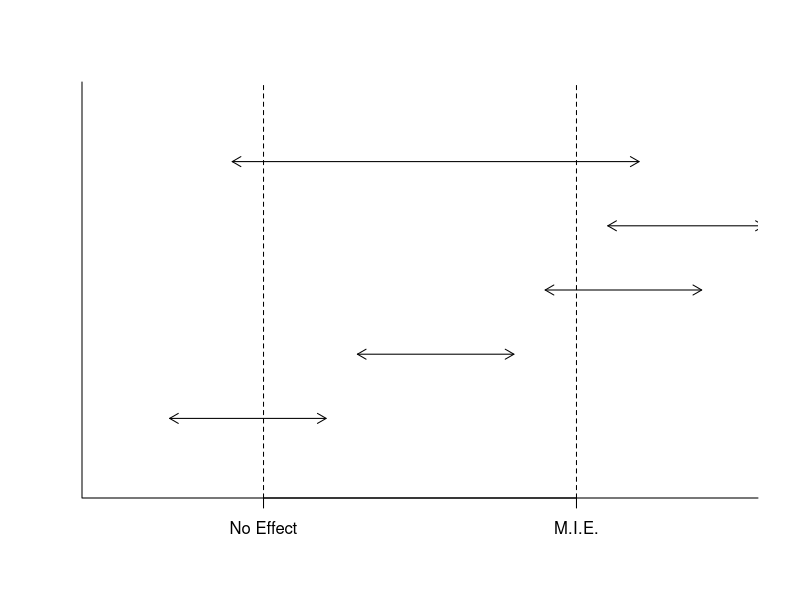
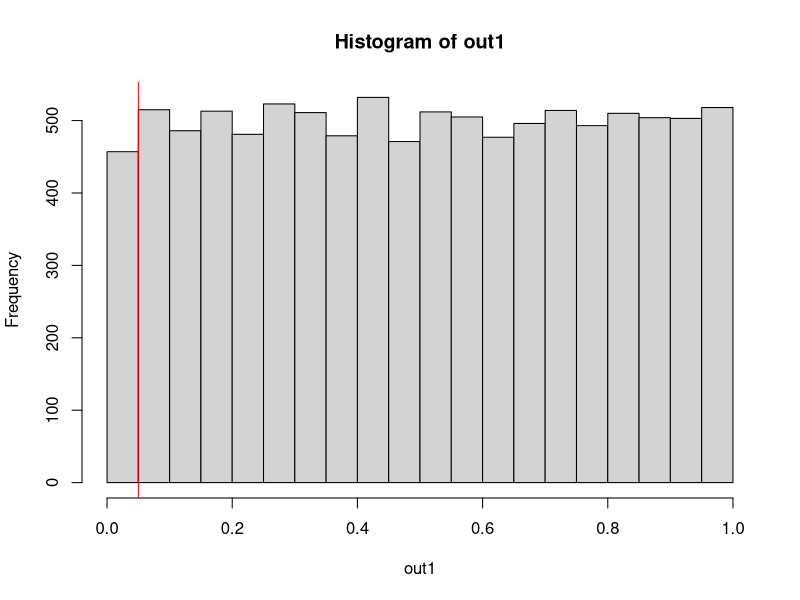
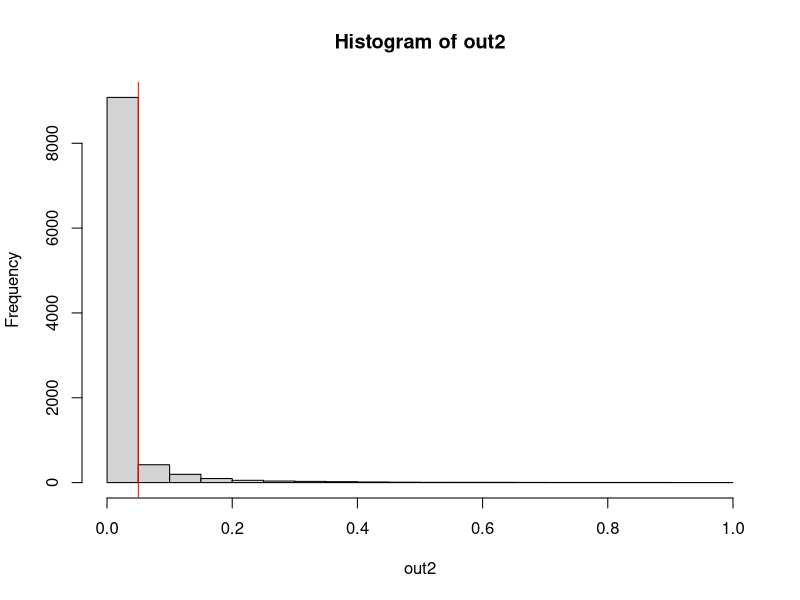
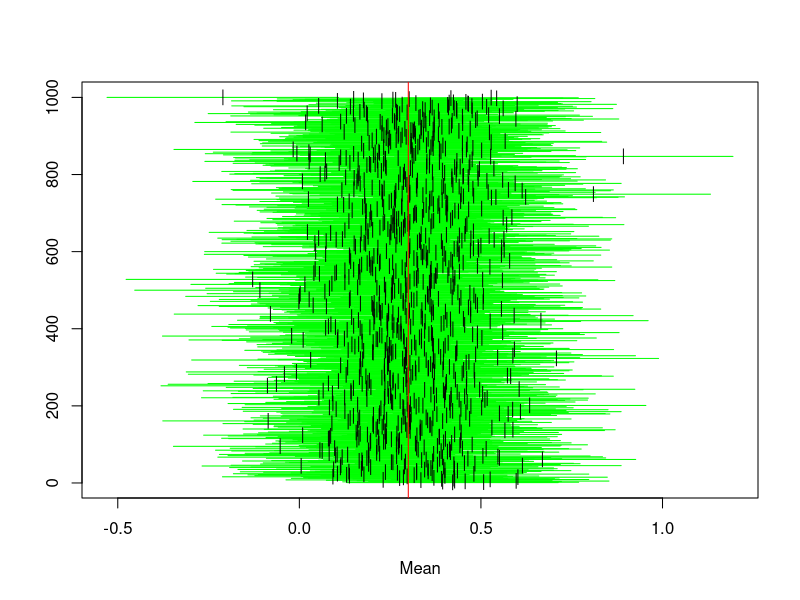
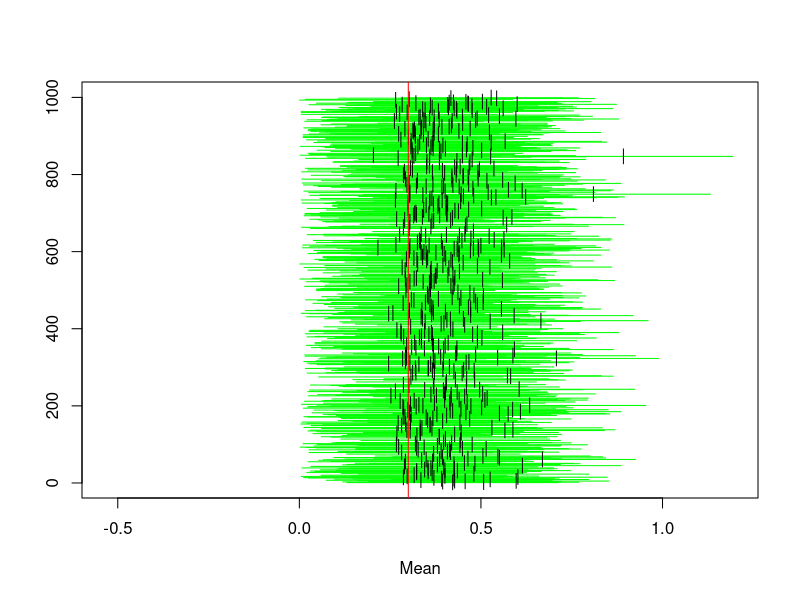
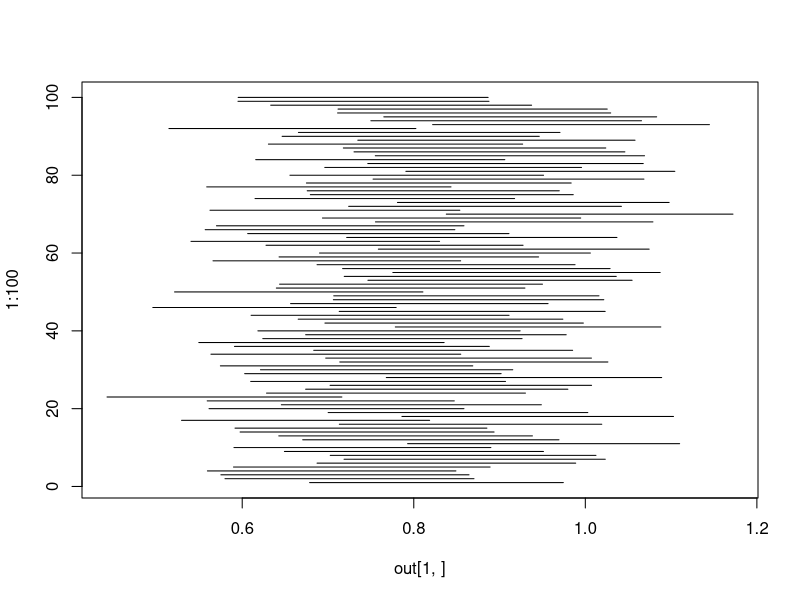

R code for these plots, in order: (Note: this script raises an error after producing the figures.)
## ----setup, include=FALSE------------------------------------------------
library(knitr)
opts_chunk$set(cache=TRUE, fig.width=4, fig.height=3.5, dpi=600,
               prompt=TRUE,comment=NA)
options(width=50)
articlemode <- FALSE

## ----CI, echo=FALSE, fig.keep=if(articlemode){'high'}else{'all'}, results='asis'----
{plot.new()
plot.window(xlim=c(-0.5, 1.5), ylim=c(0,1.2))
axis(1, at=c(0,1), labels=c('No Effect','M.I.E.'))
box(bty='L')
abline(v=c(0,1), lty=2)}
if(!articlemode) cat('\n\n## Confidence Interval Approach\n\n')
arrows(-0.3, 0.2, 0.2, code=3, length=0.1)
if(!articlemode) cat('\n\n## Confidence Interval Approach\n\n')
arrows(0.3, 0.4, 0.8, code=3, length=0.1)
if(!articlemode) cat('\n\n## Confidence Interval Approach\n\n')
arrows(0.9, 0.6, 1.4, code=3, length=0.1)
if(!articlemode) cat('\n\n## Confidence Interval Approach\n\n')
arrows(1.1, 0.8, 1.6, code=3, length=0.1)
if(!articlemode) cat('\n\n## Confidence Interval Approach\n\n')
arrows(-0.1, 1.0, 1.2, code=3, length=0.1)

## ----t1------------------------------------------------------------------
power.t.test(n=300, delta=0.8, sd=3)

## ----t2------------------------------------------------------------------
simfun <- function(n=100, diff=0, sd=1) {
  x1 <- rnorm(n, 0,    sd)
  x2 <- rnorm(n, diff, sd)
  t.test(x1, x2)$p.value
}

## ----t22-----------------------------------------------------------------
out1 <- replicate(10000, simfun(n=300, diff=0.0, sd=3))
mean(out1 <= 0.05)
hist(out1)
abline(v=0.05, col='red')

## ----t23-----------------------------------------------------------------
out2 <- replicate(10000, simfun(n=300, diff=0.8, sd=3))
mean(out2 <= 0.05)
hist(out2)
abline(v=0.05, col='red')

## ----tci-----------------------------------------------------------------
binom.test(sum(out2<=0.05), length(out2))


## ----t3------------------------------------------------------------------
diff <- 0.8
n <- 300
sd <- 3
nsim <- 10000
x1 <- matrix(rnorm(n*nsim,0,sd), nrow=nsim)
x2 <- matrix(rnorm(n*nsim,diff,sd), nrow=nsim)
x <- cbind(x1,x2)
out <- apply(x, 1, function(xx) 
  t.test(xx ~ rep(1:2, each=n))$p.value)
mean(out <= 0.05)

## ----lowpower------------------------------------------------------------
simfun <- function(n=100, diff=0, sd=1) {
  x <- rnorm(n, diff, sd)
  out <- t.test(x)
  c(p=out$p.value, mean=out$estimate, ci=out$conf.int)
}

out <- replicate(1000, simfun(n=50, diff=0.3))
mean(out[1,] < 0.05)

plot(out[2,], seq_len(ncol(out)), 
     xlim=range(out[3:4,]), type='n',
     ylab='', xlab='Mean')
segments(x0=out[3,], x1=out[4,], y0=seq_len(ncol(out)), 
         col='green')
points(out[2,], seq_len(ncol(out)), pch='|')
abline(v=0.3, col='red')

## ----lowpower2-----------------------------------------------------------
w <- out[1,] < 0.05
plot(out[2,], seq_len(ncol(out)), 
     xlim=range(out[3:4,]), type='n',
     ylab='', xlab='Mean')
segments(x0=out[3,], x1=out[4,], y0=seq_len(ncol(out)), 
         col=ifelse(w, 'green',NA))
points(out[2,], seq_len(ncol(out)), pch=ifelse(w,'|',''))
abline(v=0.3, col='red')

## ----lowpower3-----------------------------------------------------------
mean( out[2,w] > 0.3 )
mean( out[2,w] > 0.6 )
mean( out[3,w] > 0.3 )

## ----mn------------------------------------------------------------------
simfun <- function(n=100, diff=0, sd=2, p=0.1) {
  x <- rnorm(n, diff, 
               ifelse(rbinom(n,1,p), sd, 1))
  c(t.test(x)$p.value,wilcox.test(x)$p.value)
}
out1 <- replicate(10000, simfun(n=30, diff=0))
rowMeans(out1 <= 0.05)
out2 <- replicate(10000, simfun(n=30, diff=0.5))
rowMeans(out2 <= 0.05)

## ----fet-----------------------------------------------------------------
simfun <- function(n=50, p=c(0.5, 0.5, 0.5)) {
  x1 <- sample(1:3, n, replace=TRUE)
  x2 <- rbinom(n, 1, p[x1])
  fisher.test( table(x1,x2) )$p.value
}
out1 <- replicate(10000, 
                  simfun(n=50, p=c(0.5, 0.5, 0.5)))
out2 <- replicate(10000, 
                  simfun(n=50, p=c(0.5, 0.3, 0.7)))
c(mean(out1<=0.05), mean(out2<=0.05))

## ------------------------------------------------------------------------
simfun <- function(n=100, true.p=0.02, test.p=0.04, 
                   alpha=0.05) {
  x <- rbinom(1, n, true.p)
  qbeta(1-alpha/2, x+1, n-x+1) < test.p
}
out1 <- replicate(10000, simfun(n=1000, true.p=0.04))
mean(out1)
out2 <- replicate(10000, simfun(n=1000))
mean(out2)

## ----reg-----------------------------------------------------------------
library(MASS)
simfun <- function(n=100, beta=rep(0,9),
                   mu.x=rep(0,8), var.x=diag(8),
                   sig=1) {
  x <- mvrnorm(n, mu.x, var.x)
  y <- cbind(1,x) %*% beta + rnorm(n,0,sig)
  mydat <- cbind( as.data.frame(x), y)
  names(mydat) <- c(paste0('x',1:8), 'y')
  fit1 <- lm(y ~ x4 + x5 + x6 + x7 + x8, data=mydat)
  fit2 <- lm(y ~ ., data=mydat)
  anova(fit1, fit2)[2,6]
                   }

## ----logistic------------------------------------------------------------
simfun <- function(n=1000, b0=0, b1=0) {
  x <- rnorm(n)
  eta <- b0 + b1*x
  p <- exp(eta)/(1+exp(eta))
  y <- rbinom(n,1,p)
  fit <- glm(y~x, family=binomial)
  coef(summary(fit))[2,4]
}

## ----logistic2, warning=FALSE, message=FALSE-----------------------------
library(MASS)
simfun <- function(n=1000, b0=0, b1=0) {
  x <- rnorm(n)
  eta <- b0 + b1*x
  p <- exp(eta)/(1+exp(eta))
  y <- rbinom(n,1,p)
  fit <- glm(y~x, family=binomial)
  ci <- confint(fit,2)
  c(ci, ci[2]-ci[1])
}

out <- replicate(100, simfun(b1=0.8))
apply(out, 1, range)
plot(out[1,], 1:100, type='n', xlim=range(out[1:2,]))
segments(out[1,],1:100, out[2,])

## ----cox-----------------------------------------------------------------
library(survival)
simfun <- function(n=100, beta = 0, cens.scale=1) {
  x <- rnorm(n, 10, 2)
  y <- rexp(n, 1/(1+beta*x))
  cens <- rexp(n, 1/cens.scale)
  time <- pmin(y,cens)
  status <- ifelse(y<cens, 1, 0)
#print(table(status))
  fit <- coxph(Surv(time,status) ~ x)
  coef(summary(fit))[1,5]
}

## ----mixedeffects, warning=FALSE, message=FALSE--------------------------
library(lme4)
simfun <- function(n.student=100, n.school=20, 
                   sig.student=1, sig.school=2,
                   b0=0, b1=0, b2=0, b12=0) {
  x1 <- rnorm(n.student*n.school, 0, 1)
  x2 <- rbinom(n.student*n.school, 1, 0.5)
  re.school <- rnorm(n.school,0,sig.school)
  school.id <- rep(1:n.school, each=n.student)
  y <- b0 + b1*x1 + b2*x2 + b12*x1*x2 + 
    re.school[school.id] + 
    rnorm(n.student*n.school,0,sig.student)
  fit1 <- lmer( y ~ x1 + (1|school.id))
  fit2 <- lmer( y ~ x1*x2 + (1|school.id))
  anova(fit1,fit2)[2,8]
}

## ----multsize------------------------------------------------------------
simfun <- function(n=c(10,20,30,50,75,100), diff=0.4) {
  x <- rnorm(max(n), diff, 1)
  sapply(n, function(nn) t.test(x[seq_len(nn)])$p.value)
}

out <- replicate(1000, simfun())
rbind( c(10,20,30,50,75,100),
  apply(out, 1, function(x) mean(x<=0.05)))

## ----parallel------------------------------------------------------------
library(parallel)
cl <- makeCluster(4)
clusterSetRNGStream(cl, 20160405)
clusterExport(cl, "simfun")
simfun2 <- function(i,...) simfun(...)
out <- parSapply(cl, 1:1000, FUN=simfun2, diff=0.6)
rbind( c(10,20,30,50,75,100),
  apply(out, 1, function(x) mean(x<=0.05)))

